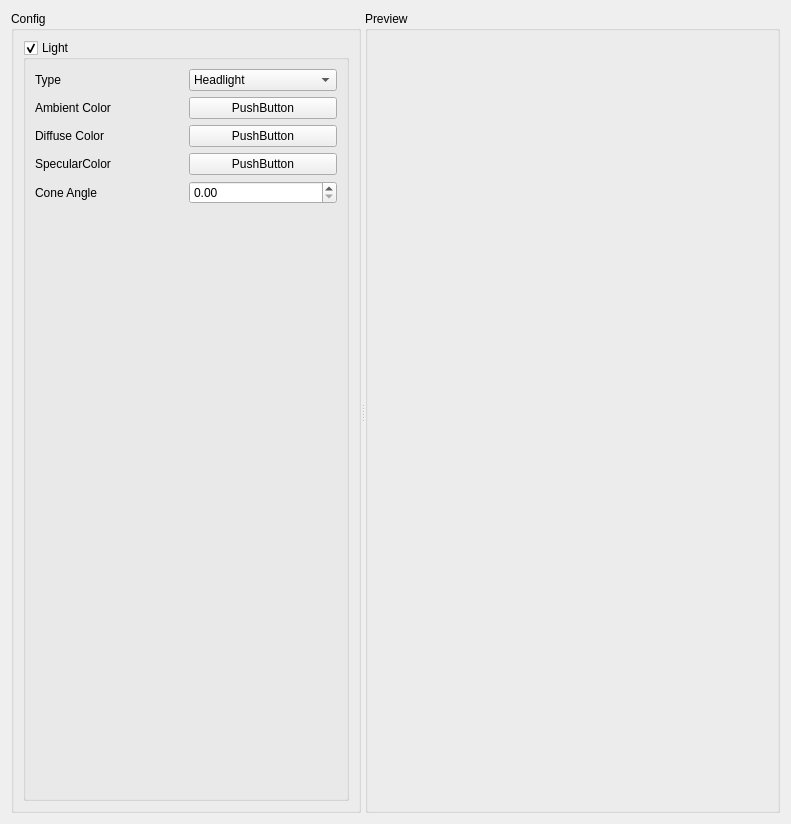
<?xml version="1.0" encoding="UTF-8"?>
<ui version="4.0">
 <class>GalaxyWindow</class>
 <widget class="QWidget" name="GalaxyWindow">
  <property name="geometry">
   <rect>
    <x>0</x>
    <y>0</y>
    <width>791</width>
    <height>824</height>
   </rect>
  </property>
  <property name="windowTitle">
   <string>Form</string>
  </property>
  <layout class="QGridLayout" name="gridLayout">
   <item row="0" column="0">
    <widget class="QSplitter" name="splitter">
     <property name="orientation">
      <enum>Qt::Horizontal</enum>
     </property>
     <widget class="QGroupBox" name="groupBox">
      <property name="maximumSize">
       <size>
        <width>350</width>
        <height>16777215</height>
       </size>
      </property>
      <property name="title">
       <string>Config</string>
      </property>
      <layout class="QGridLayout" name="gridLayout_4">
       <item row="0" column="0">
        <layout class="QGridLayout" name="gridLayout_3">
         <item row="0" column="0">
          <widget class="QGroupBox" name="groupBox_3">
           <property name="title">
            <string>Light</string>
           </property>
           <property name="checkable">
            <bool>true</bool>
           </property>
           <layout class="QGridLayout" name="gridLayout_6">
            <item row="0" column="0">
             <layout class="QGridLayout" name="gridLayout_5">
              <item row="0" column="1">
               <widget class="QComboBox" name="typeCombo">
                <item>
                 <property name="text">
                  <string>Headlight</string>
                 </property>
                </item>
                <item>
                 <property name="text">
                  <string>Camera</string>
                 </property>
                </item>
                <item>
                 <property name="text">
                  <string>Scene</string>
                 </property>
                </item>
               </widget>
              </item>
              <item row="0" column="0">
               <widget class="QLabel" name="label_4">
                <property name="text">
                 <string>Type</string>
                </property>
               </widget>
              </item>
              <item row="1" column="0">
               <widget class="QLabel" name="label">
                <property name="text">
                 <string>Ambient Color</string>
                </property>
               </widget>
              </item>
              <item row="1" column="1">
               <widget class="Widgets::ColorPushButton" name="ambientColorButton">
                <property name="text">
                 <string>PushButton</string>
                </property>
               </widget>
              </item>
              <item row="5" column="0">
               <spacer name="verticalSpacer">
                <property name="orientation">
                 <enum>Qt::Vertical</enum>
                </property>
                <property name="sizeHint" stdset="0">
                 <size>
                  <width>20</width>
                  <height>40</height>
                 </size>
                </property>
               </spacer>
              </item>
              <item row="3" column="1">
               <widget class="Widgets::ColorPushButton" name="specularColorButton">
                <property name="text">
                 <string>PushButton</string>
                </property>
               </widget>
              </item>
              <item row="2" column="1">
               <widget class="Widgets::ColorPushButton" name="diffuseColorButton">
                <property name="text">
                 <string>PushButton</string>
                </property>
               </widget>
              </item>
              <item row="3" column="0">
               <widget class="QLabel" name="label_3">
                <property name="text">
                 <string>SpecularColor</string>
                </property>
               </widget>
              </item>
              <item row="2" column="0">
               <widget class="QLabel" name="label_2">
                <property name="text">
                 <string>Diffuse Color</string>
                </property>
               </widget>
              </item>
              <item row="4" column="0">
               <widget class="QLabel" name="label_5">
                <property name="text">
                 <string>Cone Angle</string>
                </property>
               </widget>
              </item>
              <item row="4" column="1">
               <widget class="QDoubleSpinBox" name="coneAngleSpinBox">
                <property name="maximum">
                 <double>360.000000000000000</double>
                </property>
               </widget>
              </item>
             </layout>
            </item>
           </layout>
          </widget>
         </item>
        </layout>
       </item>
      </layout>
     </widget>
     <widget class="QGroupBox" name="groupBox_2">
      <property name="title">
       <string>Preview</string>
      </property>
      <layout class="QGridLayout" name="gridLayout_2">
       <item row="0" column="0">
        <layout class="QVBoxLayout" name="previewLayout"/>
       </item>
      </layout>
     </widget>
    </widget>
   </item>
  </layout>
 </widget>
 <customwidgets>
  <customwidget>
   <class>Widgets::ColorPushButton</class>
   <extends>QPushButton</extends>
   <header location="global">colorpushbutton.h</header>
  </customwidget>
 </customwidgets>
 <resources/>
 <connections/>
</ui>
